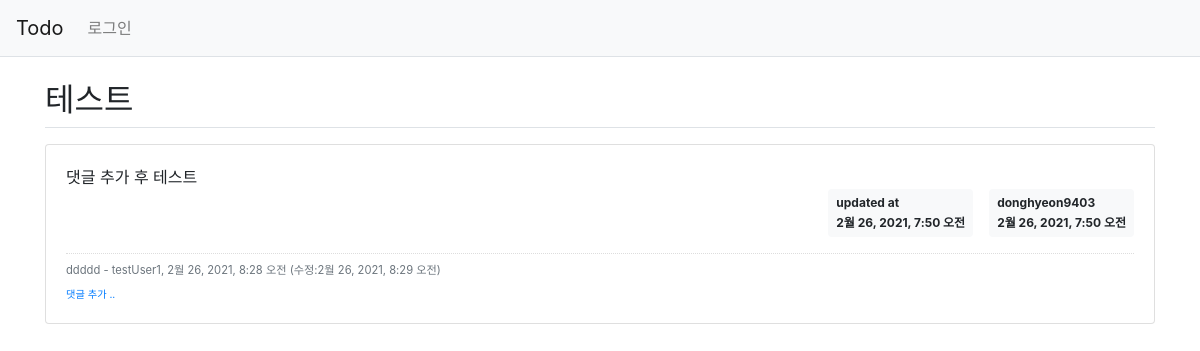
Screenshot of /todos/13/ with the database file from the repository.
### todos/models.py (models this page shows, shortened)
class Todo(models.Model):
    title = models.CharField(max_length=100, blank=False)
    description = models.TextField(blank=False)
    is_completed = models.BooleanField(default=False)
    created_at = models.DateTimeField(auto_now_add=True)
    updated_at = models.DateTimeField(auto_now=True)
    author = models.ForeignKey(User, on_delete=models.CASCADE)

class Comment(models.Model):
    contents = models.TextField()
    created_at = models.DateTimeField(auto_now_add=True)
    updated_at = models.DateTimeField(auto_now=True)
    author = models.ForeignKey(User, on_delete=models.CASCADE)
    todo = models.ForeignKey(Todo, null=True, blank=True, on_delete=models.CASCADE)

### todos/views.py (the view)
# urls.py: path('<int:todo_id>/', views.detail, name='detail'),
def detail(request, todo_id):
    todo = Todo.objects.get(id=todo_id)
    context = {'todo': todo}
    return render(request, 'todos/todo_detail.html', context)

### templates/todos/todo_detail.html (shortened to what this page needs)
{% extends 'base.html' %}
{% block content %}
<div class="container my-3">
    <h2 class="border-bottom py-2">{{ todo.title }}</h2>
    <div class="card my-3">
        <div class="card-body">
            <div class="card-text" style="white-space: pre-line;">{{ todo.description }}</div>
            <div class="d-flex justify-content-end">
                {% if todo.updated_at %}
                <div class="badge badge-light p-2 text-left mx-3">
                    <div class="mb-2">updated at</div>
                    <div>{{ todo.updated_at }}</div>
                </div>
                {% endif %}
                <div class="badge badge-light p-2 text-left">
                    <div class="mb-2">{{ todo.author.username }}</div>
                    <div>{{ todo.created_at }}</div>
                </div>
            </div>
            {% if todo.comment_set.count > 0 %}
            <div class="mt-3">
            {% for comment in todo.comment_set.all %}
                <div class="comment py-2 text-muted">
                    <span style="white-space: pre-line;">{{ comment.contents }}</span>
                    <span>
                        - {{ comment.author }}, {{ comment.created_at }}
                        {% if comment.updated_at %}
                        (수정:{{ comment.updated_at }})
                        {% endif %}
                    </span>
                </div>
            {% endfor %}
            </div>
            {% endif %}
            <div>
                <a href="{% url 'todos:comment_create' todo.id  %}"
                   class="small"><small>댓글 추가 ..</small></a>
            </div>
        </div>
    </div>
</div>
{% endblock %}

### todos/static/style.css (style rules this page uses)
.comment { border-top:dotted 1px #ddd; font-size:0.7em; }

### rows the page displays
Todo: title "테스트", description "댓글 추가 후 테스트", updated_at "2월 26, 2021, 7:50 오전", author.username "donghyeon9403", created_at "2월 26, 2021, 7:50 오전"
Comment: contents "ddddd", author "testUser1", created_at "2월 26, 2021, 8:28 오전", updated_at "2월 26, 2021, 8:29 오전"
